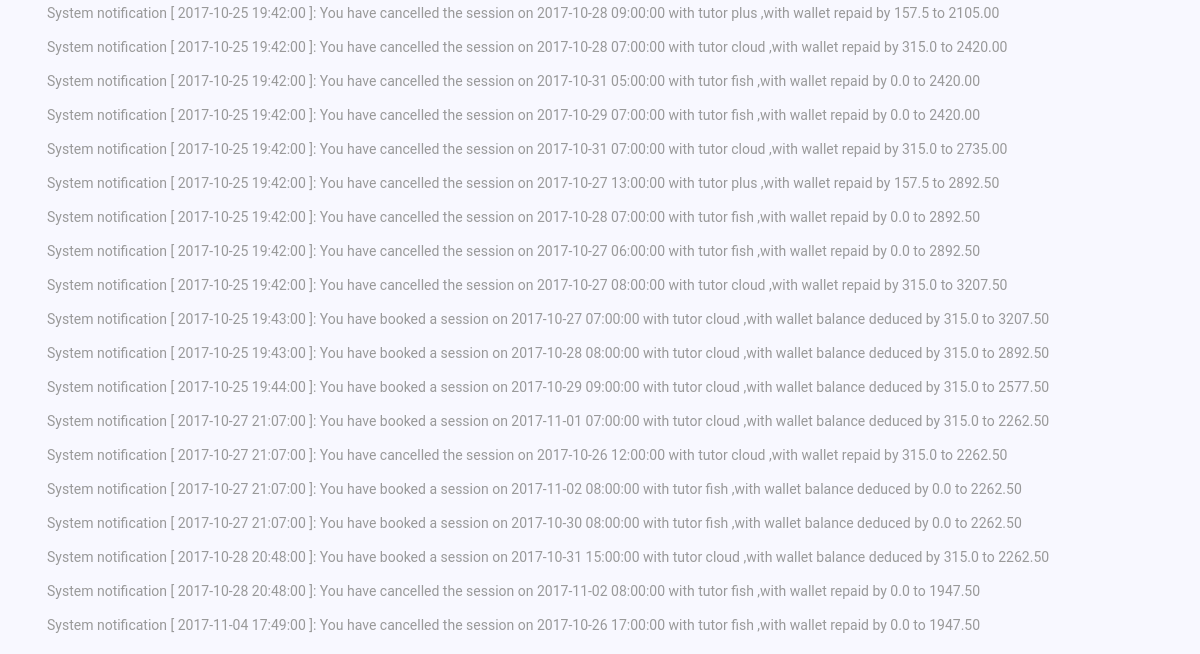
The page /Tutorial/5/message/ (signed in, lower part) on the database as committed earlier.
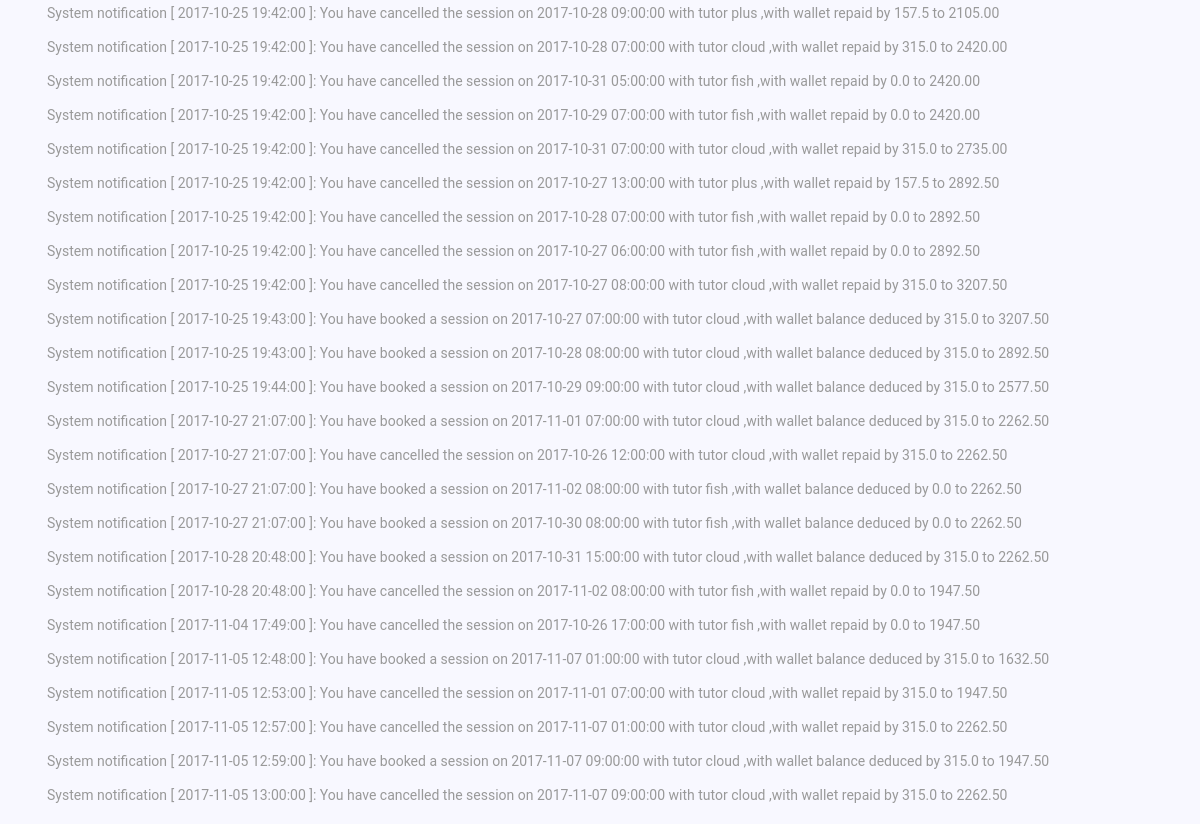
The same page on the database as committed later.
### Tutorial/models.py (models this page shows, shortened)
class Notification(models.Model):
    content = models.CharField(max_length=500)
    myuser = models.ForeignKey(MyUser, on_delete=models.CASCADE,null=True)

### Tutorial/views.py (the view)
# urls.py: url(r'^(?P<myuser_id>[0-9]+)/message/$', views.message, name='message'),
def message(request, myuser_id):
    if not request.user.is_authenticated(): #visitor or client
        return render(request, 'home.html')
    myuser = MyUser.objects.get(user=request.user) #myuser = get_object_or_404(MyUser, pk=myuser_id)
    messages = Notification.objects.filter(myuser=myuser)
    return render(request, 'message/message.html', {'user': myuser, 'messages': messages})

### Tutorial/templates/message/message.html (shortened to what this page needs)
{% extends "myaccount/myaccount.html" %}
{% block content%}
		<div id="Message" style="background-color : #F8F8FF; padding : 7px; height : 60%;">
			<ul style="  color : #454f5b; text-decoration: none;">
                {%for msg in messages%}
					<p>{{msg.content}}</p>
				{%endfor%}
			</ul>
		</div>
{% endblock %}

Rows that differ between the two databases and show on the page:
added Notification: content "System notification [ 2017-11-05 12:48:00 ]: You have booked a session on 2017-11-07 01:00:00 with tutor cloud ,with wallet balance deduced by 315.0 to 1632.50"
added Notification: content "System notification [ 2017-11-05 12:53:00 ]: You have cancelled the session on 2017-11-01 07:00:00 with tutor cloud ,with wallet repaid by 315.0 to 1947.50"
added Notification: content "System notification [ 2017-11-05 12:57:00 ]: You have cancelled the session on 2017-11-07 01:00:00 with tutor cloud ,with wallet repaid by 315.0 to 2262.50"
added Notification: content "System notification [ 2017-11-05 12:59:00 ]: You have booked a session on 2017-11-07 09:00:00 with tutor cloud ,with wallet balance deduced by 315.0 to 1947.50"
added Notification: content "System notification [ 2017-11-05 13:00:00 ]: You have cancelled the session on 2017-11-07 09:00:00 with tutor cloud ,with wallet repaid by 315.0 to 2262.50"
